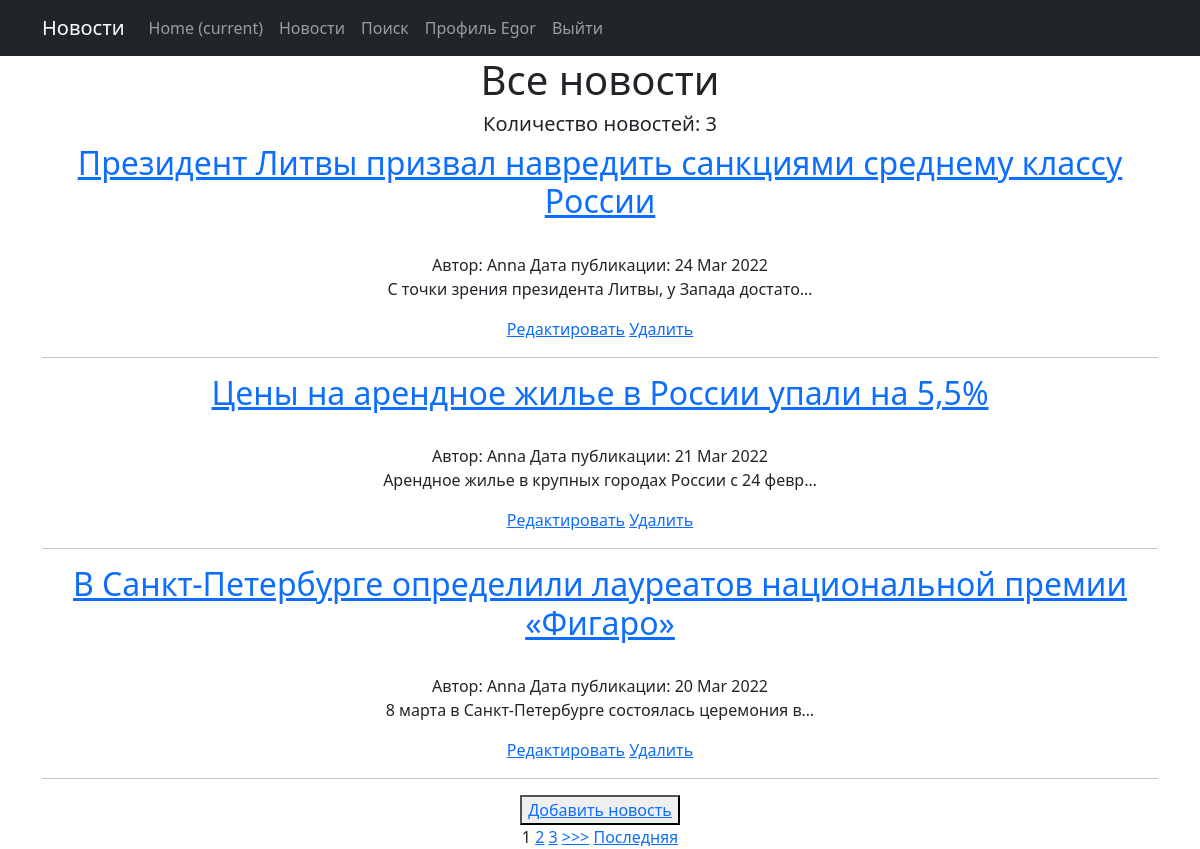
The app's page /news/ (signed in) with its own data.
### news/models.py (models this page shows, shortened)
class Post(models.Model):
    author = models.ForeignKey(Author, on_delete=models.CASCADE)
    NEWS = 'NW'
    ARTICLE = 'AR'
    CATEGORY_CHOICES = (
        (NEWS, 'Новость'),
        (ARTICLE, 'Статья'),
    )
    categoryType = models.CharField(max_length=2, choices=CATEGORY_CHOICES, default=ARTICLE)
    dateCreation = models.DateTimeField(auto_now_add=True)
    postCategory = models.ManyToManyField(Category, through='PostCategory')
    title = models.CharField(max_length=128)
    text = models.TextField()
    rating = models.SmallIntegerField(default=0)

class Author(models.Model):
    authorUser = models.OneToOneField(User, on_delete=models.CASCADE)
    ratingAuthor = models.SmallIntegerField(default=0)

### news/views.py (the view, shortened to what this page needs)
# urls.py: path('', News.as_view()),
class News(ListView):
    model = Post
    template_name = 'news.html'
    context_object_name = 'news'
    queryset = Post.objects.order_by('-dateCreation')
    paginate_by = 3
    form_class = PostForm

### news/templatetags/custom_filters.py (called while the page is built)
@register.filter(name='censor')
def censor(value):
    censor_list = ['bbb', 'ttt', 'zzz', 'lake', 'part', 'sport']
    for word in censor_list:
        value = value.replace(word[1:], '*' * (len(word)-1))
    return value

### templates/news.html (shortened to what this page needs)
{% extends 'flatpages/default.html' %}
{% load custom_filters %}
{% block content %}
<h1>Все новости</h1>
{% if news %}
<h5>Количество новостей: {{ news|length }}</h5>
    {% for post in news %}
        <h2> <a href="{% url 'post_detail' post.id %}">{{ post.title|censor }}</a> </h2>
            <br> Автор: {{ post.author.authorUser.username }}   Дата публикации: {{ post.dateCreation|date:'d M Y' }}
            <p> {{ post.text|truncatechars:50|censor }} </p>
                <a href="{% url 'post_update' post.id %}"><u>Редактировать</u></a>
                <a href="{% url 'post_delete' post.id %}"><u> Удалить </u></a>
        <hr/>
    {% endfor %}
{% else %}
    <h2>Новостей нет!</h2>
{% endif %}
<button> <a href="{% url 'post_create' %}">Добавить новость</a> </button> </br>
    {% if is_paginated %}
    {% for num in page_obj.paginator.page_range %}
        {% if page_obj.number == num %}
            <a>{{ num }}</a>
        {% elif num > page_obj.number|add:'-3' and num < page_obj.number|add:'3' %}
            <a href="?page={{ num }}">{{ num }}</a>
        {% endif %}
    {% endfor %}
    {% if page_obj.has_next %}
        <a href="?page={{ page_obj.next_page_number }}">>>></a>
        <a href="?page={{ page_obj.paginator.num_pages }}">Последняя</a>
    {% endif %}
    {% endif %}
{% endblock content %}

### templates/flatpages/default.html (shortened to what this page needs)
<!DOCTYPE html>
<html lang="en">
    <head>
        {% load static %}
        <link href="{% static 'css/styles.css' %}" rel="stylesheet" />
    </head>
    <body>
        <nav class="navbar navbar-expand-lg navbar-dark bg-dark static-top">
           <div class="container">
               <a class="navbar-brand" href="#">Новости</a>
               <div class="collapse navbar-collapse" id="navbarResponsive">
                   <ul class="navbar-nav ml-auto">
                       <li class="nav-item active">
                           <a class="nav-link" href="/news/">Home
                               <span class="sr-only">(current)</span>
                           </a>
                       </li>
                       <li class="nav-item">
                           <a class="nav-link" href="/news/">Новости</a>
                       </li>
                       <li class="nav-item">
                           <a class="nav-link" href="/news/search/">Поиск</a>
                       </li>
                            {% if user.is_authenticated %}
                       <li class="nav-item">
                           <a class="nav-link" href="{% url 'user_update' user.id %}">Профиль {{request.user.username}} </a>
                       </li>
                       <li class="nav-item">
                           <a class="nav-link" href="/sign/logout/">Выйти</a>
                       </li>
                           {% else %}
                       <li class="nav-item" >
                            <a class="nav-link" href="/accounts/login/">Войти/зарегистрироваться</a>
                           {% endif %}
                   </ul>
               </div>
           </div>
        </nav>
        <div class="container">
            <div class="row">
                <div class="col-lg-12 text-center">
                    {% block content %}{% endblock content %}
                </div>
            </div>
        </div>
    </body>
</html>

### records on screen
Post: title|censor "Президент Литвы призвал навредить санкциями среднему классу России", author.authorUser.username "Anna", dateCreation "24 Mar 2022", text|censor "С точки зрения президента Литвы, у Запада достато…"
Post: title|censor "Цены на арендное жилье в России упали на 5,5%", author.authorUser.username "Anna", dateCreation "21 Mar 2022", text|censor "Арендное жилье в крупных городах России с 24 февр…"
Post: title|censor "В Санкт-Петербурге определили лауреатов национальной премии «Фигаро»", author.authorUser.username "Anna", dateCreation "20 Mar 2022", text|censor "8 марта в Санкт-Петербурге состоялась церемония в…"

### other values on screen
{{ request.user.username }} "Egor"
{{ news|length }} "3"
{{ num }} "1"
{{ num }} "2" "3"
